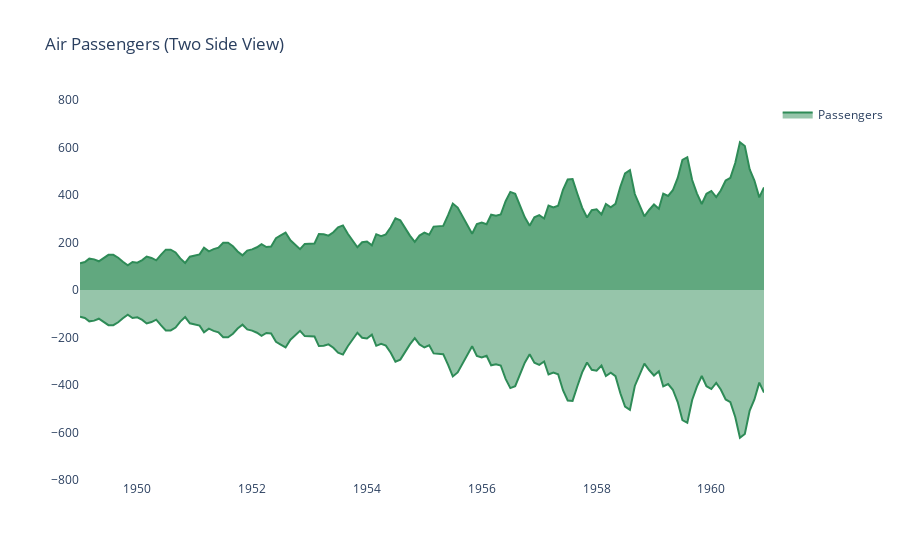

Here is the notebook cell this chart was saved with:
### Code cell
# lets check spread of data 
x = df['Date']
y = df['Number of Passengers']

# Create mirrored y
y_neg = -y

# Plotly Figure
fig = go.Figure()

# Upper half (positive values)
fig.add_trace(go.Scatter(
    x=x, y=y,
    fill='tonexty',
    mode='lines',
    line=dict(color='seagreen'),
    name='Passengers'
))

# Lower half (negative values)
fig.add_trace(go.Scatter(
    x=x, y=y_neg,
    fill='tonexty',
    mode='lines',
    line=dict(color='seagreen'),
    name='Mirrored',
    showlegend=False
))

# Layout adjustments
fig.update_layout(
    title='Air Passengers (Two Side View)',
    yaxis=dict(range=[-800, 800], zeroline=True),
    plot_bgcolor='white',
    hovermode='x unified'
)

fig.show()

### Figure 1 — Plotly figure (JSON) as saved in the notebook; plotly's stock layout.template omitted (floating-point values rounded to 4 significant figures; data arrays with more than 128 entries replaced by an {"elided": "..."} marker saying what was removed)
{"data": [{"fill": "tonexty", "line": {"color": "seagreen"}, "mode": "lines", "name": "Passengers", "type": "scatter", "x": {"elided": "144 str values"}, "y": {"elided": "144 int values"}}, {"fill": "tonexty", "line": {"color": "seagreen"}, "mode": "lines", "name": "Mirrored", "showlegend": false, "type": "scatter", "x": {"elided": "144 str values"}, "y": {"elided": "144 int values"}}], "layout": {"hovermode": "x unified", "plot_bgcolor": "white", "title": {"text": "Air Passengers (Two Side View)"}, "yaxis": {"range": [-800, 800], "zeroline": true}}}
